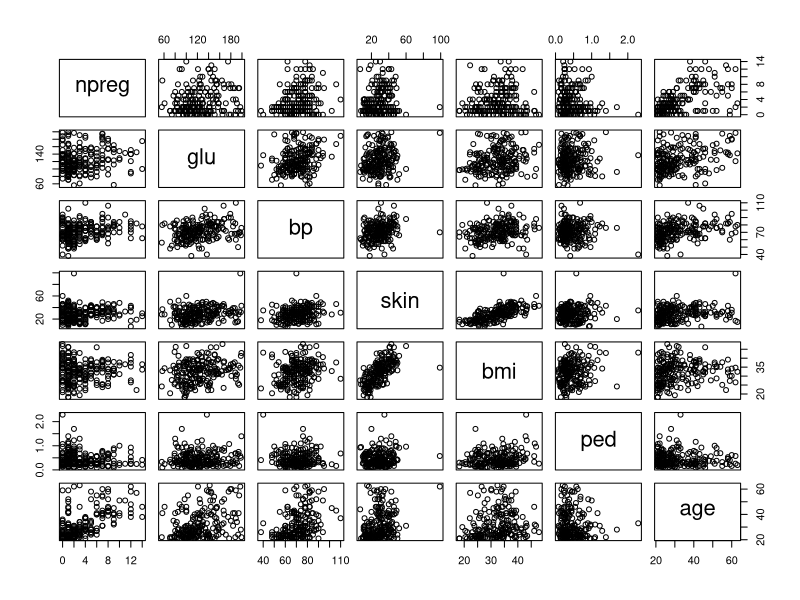

This chart was generated by the following R code:
library(MASS)
library(dplyr)
train=merge(data.frame(Pima.tr),data.frame(Pima.tr2))
test=data.frame(Pima.te)
train=train %>% mutate(type=ifelse(type=="NO",0,1))
test=test %>% mutate(type=ifelse(type=="NO",0,1))
pairs(subset(train, select = -c(type)), col = as.factor(train$type))
train.glm=glm(formula=type ~ bmi+age, data=train, family=binomial)
summary(train.glm)

newdata1 <- with(test,data.frame(age=35,bmi=32))
newdata1$rankP <- predict(train.glm, newdata = newdata1, type = "response")
print(newdata1)

newdata2 <- data.frame(age=35,bmi=22)
predict(train.glm, newdata = newdata2, type = "response")
cm1 <- table(train$type[!is.na(train$bmi)], predict(train.glm, type = "response") >= 0.5)
print(cm1)

train2.glm=glm(formula=type ~ bmi+age+(age^2)+npreg, data=train, family=binomial)
summary(train2.glm)

newdata2 <- data.frame(age=39,bmi=26,npreg=2)
predict(train.glm, newdata = newdata2, type = "response")

newdata2 <- data.frame(age=39,bmi=66,npreg=2)
predict(train.glm, newdata = newdata2, type = "response")
